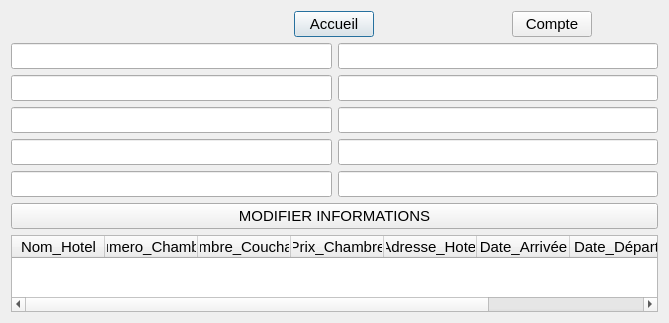
<?xml version="1.0" encoding="UTF-8"?>
<ui version="4.0">
 <class>ClientCompteDialog</class>
 <widget class="QDialog" name="ClientCompteDialog">
  <property name="geometry">
   <rect>
    <x>0</x>
    <y>0</y>
    <width>669</width>
    <height>323</height>
   </rect>
  </property>
  <property name="font">
   <font>
    <family>Arial</family>
    <pointsize>11</pointsize>
   </font>
  </property>
  <property name="windowTitle">
   <string>Dialog</string>
  </property>
  <layout class="QGridLayout" name="gridLayout">
   <item row="0" column="0">
    <layout class="QHBoxLayout" name="horizontalLayout_2">
     <item alignment="Qt::AlignHCenter|Qt::AlignVCenter">
      <widget class="QLabel" name="logo">
       <property name="text">
        <string/>
       </property>
       <property name="pixmap">
        <pixmap>logoProjet_petit_petit.png</pixmap>
       </property>
       <property name="alignment">
        <set>Qt::AlignCenter</set>
       </property>
      </widget>
     </item>
     <item alignment="Qt::AlignHCenter|Qt::AlignVCenter">
      <widget class="QPushButton" name="accueil">
       <property name="text">
        <string>Accueil</string>
       </property>
      </widget>
     </item>
     <item alignment="Qt::AlignHCenter|Qt::AlignVCenter">
      <widget class="QPushButton" name="account">
       <property name="font">
        <font>
         <family>Arial</family>
         <pointsize>11</pointsize>
         <bold>false</bold>
        </font>
       </property>
       <property name="text">
        <string>Compte</string>
       </property>
      </widget>
     </item>
    </layout>
   </item>
   <item row="1" column="0">
    <layout class="QHBoxLayout" name="horizontalLayout_3">
     <item>
      <layout class="QVBoxLayout" name="verticalLayout_3">
       <item>
        <widget class="QLineEdit" name="lineEdit_nomC">
         <property name="font">
          <font>
           <family>Arial</family>
           <pointsize>11</pointsize>
          </font>
         </property>
         <property name="alignment">
          <set>Qt::AlignCenter</set>
         </property>
        </widget>
       </item>
       <item>
        <widget class="QLineEdit" name="lineEdit_prenomC">
         <property name="font">
          <font>
           <family>Arial</family>
           <pointsize>11</pointsize>
          </font>
         </property>
         <property name="alignment">
          <set>Qt::AlignCenter</set>
         </property>
        </widget>
       </item>
       <item>
        <widget class="QLineEdit" name="lineEdit_mailC">
         <property name="font">
          <font>
           <family>Arial</family>
           <pointsize>11</pointsize>
          </font>
         </property>
         <property name="alignment">
          <set>Qt::AlignCenter</set>
         </property>
        </widget>
       </item>
       <item>
        <widget class="QLineEdit" name="lineEdit_telCli">
         <property name="font">
          <font>
           <family>Arial</family>
           <pointsize>11</pointsize>
          </font>
         </property>
         <property name="alignment">
          <set>Qt::AlignCenter</set>
         </property>
        </widget>
       </item>
       <item>
        <widget class="QLineEdit" name="lineEdit_mdpCli">
         <property name="font">
          <font>
           <family>Arial</family>
           <pointsize>11</pointsize>
          </font>
         </property>
         <property name="alignment">
          <set>Qt::AlignCenter</set>
         </property>
        </widget>
       </item>
      </layout>
     </item>
     <item>
      <layout class="QVBoxLayout" name="verticalLayout">
       <item>
        <widget class="QLineEdit" name="lineEdit_rue">
         <property name="font">
          <font>
           <family>Arial</family>
           <pointsize>11</pointsize>
          </font>
         </property>
         <property name="alignment">
          <set>Qt::AlignCenter</set>
         </property>
        </widget>
       </item>
       <item>
        <widget class="QLineEdit" name="lineEdit_numero">
         <property name="font">
          <font>
           <family>Arial</family>
           <pointsize>11</pointsize>
          </font>
         </property>
         <property name="alignment">
          <set>Qt::AlignCenter</set>
         </property>
        </widget>
       </item>
       <item>
        <widget class="QLineEdit" name="lineEdit_ville">
         <property name="font">
          <font>
           <family>Arial</family>
           <pointsize>11</pointsize>
          </font>
         </property>
         <property name="alignment">
          <set>Qt::AlignCenter</set>
         </property>
        </widget>
       </item>
       <item>
        <widget class="QLineEdit" name="lineEdit_cp">
         <property name="font">
          <font>
           <family>Arial</family>
           <pointsize>11</pointsize>
          </font>
         </property>
         <property name="alignment">
          <set>Qt::AlignCenter</set>
         </property>
        </widget>
       </item>
       <item>
        <widget class="QLineEdit" name="lineEdit_pays">
         <property name="font">
          <font>
           <family>Arial</family>
           <pointsize>11</pointsize>
          </font>
         </property>
         <property name="alignment">
          <set>Qt::AlignCenter</set>
         </property>
        </widget>
       </item>
      </layout>
     </item>
    </layout>
   </item>
   <item row="2" column="0">
    <layout class="QVBoxLayout" name="verticalLayout_2">
     <item alignment="Qt::AlignVCenter">
      <widget class="QPushButton" name="pushButton_modifCli">
       <property name="font">
        <font>
         <family>Arial</family>
         <pointsize>11</pointsize>
        </font>
       </property>
       <property name="text">
        <string>MODIFIER INFORMATIONS</string>
       </property>
      </widget>
     </item>
    </layout>
   </item>
   <item row="3" column="0">
    <layout class="QHBoxLayout" name="horizontalLayout">
     <item>
      <widget class="QTableWidget" name="tableWidget_ListeResaHisto">
       <property name="font">
        <font>
         <family>Arial</family>
         <pointsize>11</pointsize>
        </font>
       </property>
       <property name="sizeAdjustPolicy">
        <enum>QAbstractScrollArea::AdjustToContents</enum>
       </property>
       <attribute name="horizontalHeaderDefaultSectionSize">
        <number>93</number>
       </attribute>
       <column>
        <property name="text">
         <string>Nom_Hotel</string>
        </property>
       </column>
       <column>
        <property name="text">
         <string>Numero_Chambre</string>
        </property>
       </column>
       <column>
        <property name="text">
         <string>Nombre_Couchage</string>
        </property>
       </column>
       <column>
        <property name="text">
         <string>Prix_Chambre</string>
        </property>
       </column>
       <column>
        <property name="text">
         <string>Adresse_Hotel</string>
        </property>
       </column>
       <column>
        <property name="text">
         <string>Date_Arrivée</string>
        </property>
       </column>
       <column>
        <property name="text">
         <string>Date_Départ</string>
        </property>
       </column>
       <column>
        <property name="text">
         <string>Statut</string>
        </property>
       </column>
      </widget>
     </item>
    </layout>
   </item>
  </layout>
 </widget>
 <tabstops>
  <tabstop>lineEdit_prenomC</tabstop>
  <tabstop>lineEdit_nomC</tabstop>
  <tabstop>lineEdit_mailC</tabstop>
  <tabstop>lineEdit_telCli</tabstop>
  <tabstop>lineEdit_mdpCli</tabstop>
  <tabstop>lineEdit_numero</tabstop>
  <tabstop>lineEdit_rue</tabstop>
  <tabstop>lineEdit_ville</tabstop>
  <tabstop>lineEdit_cp</tabstop>
  <tabstop>lineEdit_pays</tabstop>
  <tabstop>account</tabstop>
 </tabstops>
 <resources/>
 <connections/>
</ui>
